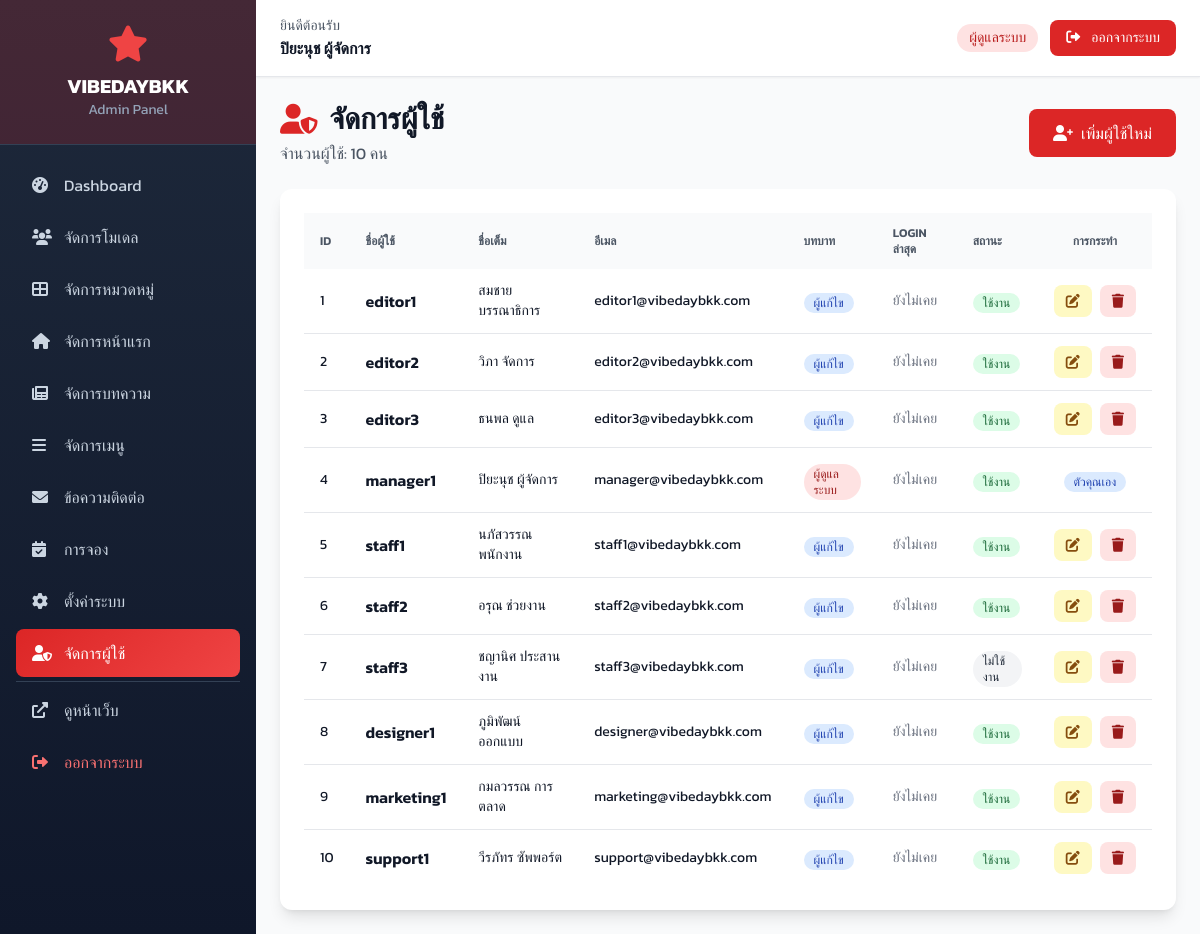
Page /admin/users/index.php (signed in) on the committed database.
### tables this page shows
CREATE TABLE IF NOT EXISTS users (
    id INT AUTO_INCREMENT PRIMARY KEY,
    username VARCHAR(50) NOT NULL UNIQUE,
    password VARCHAR(255) NOT NULL,
    full_name VARCHAR(100) NOT NULL,
    email VARCHAR(100) NOT NULL,
    role ENUM('admin', 'editor') DEFAULT 'editor',
    status ENUM('active', 'inactive') DEFAULT 'active',
    last_login DATETIME NULL,
    created_at TIMESTAMP DEFAULT CURRENT_TIMESTAMP,
    updated_at TIMESTAMP DEFAULT CURRENT_TIMESTAMP ON UPDATE CURRENT_TIMESTAMP
);

### includes/functions.php (called while the page is built, shortened)
<?php
function db_query($conn, $sql) {
    $result = $conn->query($sql);
    return $result;
}
function db_get_rows($conn, $sql) {
    $result = db_query($conn, $sql);
    $rows = [];
    if ($result && $result->num_rows > 0) {
        while ($row = $result->fetch_assoc()) {
            $rows[] = $row;
        }
    }
    return $rows;
}
?>

### admin/users/index.php (the view, shortened to what this page needs)
<?php
require_once '../../includes/config.php';
$page = isset($_GET['page']) ? (int)$_GET['page'] : 1;
$per_page = 10;
$offset = ($page - 1) * $per_page;
$users = db_get_rows($conn, "SELECT * FROM users ORDER BY created_at DESC LIMIT {$per_page} OFFSET {$offset}");
include '../includes/header.php';
?>
<div class="flex flex-col sm:flex-row sm:items-center sm:justify-between mb-6">
    <div>
        <h2 class="text-3xl font-bold text-gray-900 flex items-center">
            <i class="fas fa-user-shield mr-3 text-red-600"></i>จัดการผู้ใช้
        </h2>
        <p class="text-gray-600 mt-1">จำนวนผู้ใช้: <?php echo count($users); ?> คน</p>
    </div>
    <div class="mt-4 sm:mt-0">
        <a href="add.php" class="inline-flex items-center px-6 py-3 bg-red-600 hover:bg-red-700 text-white rounded-lg transition-colors duration-200 font-medium">
            <i class="fas fa-user-plus mr-2"></i>เพิ่มผู้ใช้ใหม่
        </a>
    </div>
</div>
<div class="bg-white rounded-xl shadow-lg overflow-hidden">
    <div class="p-6">
        <div class="overflow-x-auto">
            <table class="w-full">
                <thead class="bg-gray-50">
                    <tr>
                        <th class="px-4 py-3 text-left text-xs font-semibold text-gray-600 uppercase">ID</th>
                        <th class="px-4 py-3 text-left text-xs font-semibold text-gray-600 uppercase">ชื่อผู้ใช้</th>
                        <th class="px-4 py-3 text-left text-xs font-semibold text-gray-600 uppercase">ชื่อเต็ม</th>
                        <th class="px-4 py-3 text-left text-xs font-semibold text-gray-600 uppercase">อีเมล</th>
                        <th class="px-4 py-3 text-left text-xs font-semibold text-gray-600 uppercase">บทบาท</th>
                        <th class="px-4 py-3 text-left text-xs font-semibold text-gray-600 uppercase">Login ล่าสุด</th>
                        <th class="px-4 py-3 text-left text-xs font-semibold text-gray-600 uppercase">สถานะ</th>
                        <th class="px-4 py-3 text-center text-xs font-semibold text-gray-600 uppercase">การกระทำ</th>
                    </tr>
                </thead>
                <tbody class="divide-y divide-gray-200">
                    <?php foreach ($users as $user): ?>
                    <tr class="hover:bg-gray-50">
                        <td class="px-4 py-3 text-sm text-gray-900"><?php echo $user['id']; ?></td>
                        <td class="px-4 py-3">
                            <span class="font-semibold text-gray-900"><?php echo $user['username']; ?></span>
                        </td>
                        <td class="px-4 py-3 text-sm text-gray-900"><?php echo $user['full_name']; ?></td>
                        <td class="px-4 py-3 text-sm text-gray-900"><?php echo $user['email']; ?></td>
                        <td class="px-4 py-3">
                            <span class="inline-flex items-center px-2.5 py-0.5 rounded-full text-xs font-medium <?php echo $user['role'] == 'admin' ? 'bg-red-100 text-red-800' : 'bg-blue-100 text-blue-800'; ?>">
                                <?php echo $user['role'] == 'admin' ? 'ผู้ดูแลระบบ' : 'ผู้แก้ไข'; ?>
                            </span>
                        </td>
                        <td class="px-4 py-3 text-sm text-gray-900">
                            <?php if ($user['last_login']): ?>
                                <?php echo time_ago($user['last_login']); ?>
                            <?php else: ?>
                                <span class="text-gray-500">ยังไม่เคย</span>
                            <?php endif; ?>
                        </td>
                        <td class="px-4 py-3">
                            <?php
                            $status_classes = [
                                'active' => 'bg-green-100 text-green-800',
                                'inactive' => 'bg-gray-100 text-gray-800'
                            ];
                            $status_texts = [
                                'active' => 'ใช้งาน',
                                'inactive' => 'ไม่ใช้งาน'
                            ];
                            $status_class = $status_classes[$user['status']] ?? 'bg-gray-100 text-gray-800';
                            $status_text = $status_texts[$user['status']] ?? $user['status'];
                            ?>
                            <span class="inline-flex items-center px-2.5 py-0.5 rounded-full text-xs font-medium <?php echo $status_class; ?>">
                                <?php echo $status_text; ?>
                            </span>
                        </td>
                        <td class="px-4 py-3 text-center">
                            <?php if ($user['id'] != $_SESSION['user_id']): ?>
                            <div class="flex items-center justify-center space-x-2">
                                <a href="edit.php?id=<?php echo $user['id']; ?>"
                                   class="inline-flex items-center px-3 py-1.5 bg-yellow-100 hover:bg-yellow-200 text-yellow-800 rounded-lg transition-colors duration-200"
                                   title="แก้ไข">
                                    <i class="fas fa-edit text-sm"></i>
                                </a>
                                <a href="delete.php?id=<?php echo $user['id']; ?>"
                                   class="inline-flex items-center px-3 py-1.5 bg-red-100 hover:bg-red-200 text-red-800 rounded-lg transition-colors duration-200 btn-delete"
                                   title="ลบ">
                                    <i class="fas fa-trash text-sm"></i>
                                </a>
                            </div>
                            <?php else: ?>
                            <span class="inline-flex items-center px-2.5 py-0.5 rounded-full text-xs font-medium bg-blue-100 text-blue-800">
                                ตัวคุณเอง
                            </span>
                            <?php endif; ?>
                        </td>
                    </tr>
                    <?php endforeach; ?>
                </tbody>
                </table>
            </div>
        </div>
    </div>
<?php include '../includes/footer.php'; ?>

### admin/includes/header.php (style rules this page uses)
body { font-family: 'Kanit', sans-serif; }

### rows in the picture
users: id "1", username "editor1", full_name "สมชาย บรรณาธิการ", email "editor1@vibedaybkk.com", role "ผู้แก้ไข", shows "ยังไม่เคย", status "ใช้งาน"
users: id "2", username "editor2", full_name "วิภา จัดการ", email "editor2@vibedaybkk.com", role "ผู้แก้ไข", shows "ยังไม่เคย", status "ใช้งาน"
users: id "3", username "editor3", full_name "ธนพล ดูแล", email "editor3@vibedaybkk.com", role "ผู้แก้ไข", shows "ยังไม่เคย", status "ใช้งาน"
users: id "4", username "manager1", full_name "ปิยะนุช ผู้จัดการ", email "manager@vibedaybkk.com", role "ผู้ดูแลระบบ", shows "ยังไม่เคย", status "ใช้งาน", shows "ตัวคุณเอง"
users: id "5", username "staff1", full_name "นภัสวรรณ พนักงาน", email "staff1@vibedaybkk.com", role "ผู้แก้ไข", shows "ยังไม่เคย", status "ใช้งาน"
users: id "6", username "staff2", full_name "อรุณ ช่วยงาน", email "staff2@vibedaybkk.com", role "ผู้แก้ไข", shows "ยังไม่เคย", status "ใช้งาน"
users: id "7", username "staff3", full_name "ชญานิศ ประสานงาน", email "staff3@vibedaybkk.com", role "ผู้แก้ไข", shows "ยังไม่เคย", status "ไม่ใช้งาน"
users: id "8", username "designer1", full_name "ภูมิพัฒน์ ออกแบบ", email "designer@vibedaybkk.com", role "ผู้แก้ไข", shows "ยังไม่เคย", status "ใช้งาน"
users: id "9", username "marketing1", full_name "กมลวรรณ การตลาด", email "marketing@vibedaybkk.com", role "ผู้แก้ไข", shows "ยังไม่เคย", status "ใช้งาน"
users: id "10", username "support1", full_name "วีรภัทร ซัพพอร์ต", email "support@vibedaybkk.com", role "ผู้แก้ไข", shows "ยังไม่เคย", status "ใช้งาน"

### other values in the picture
$full_name "ปิยะนุช ผู้จัดการ"
count($users) "10"
